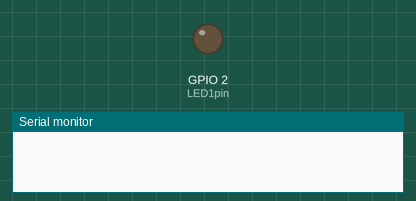
A program run on a simulated ESP32. Shown: output pins drawn as LEDs (lit = HIGH), the last lines printed to the serial monitor. WiFi joins after 1.5 s; servers stay silent unless stated.

Above: at 0.1 s.
At 2.1 s:
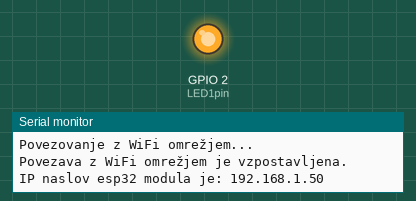
Timing chart, 0 to 3.8 s (numbered marks = the images above):
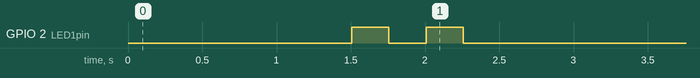

The program:

main.cpp
```cpp
#include <Arduino.h>
#include <WiFi.h>
#include <WebServer.h>

const char* ssid = "kresilnik";
const char* password = "bled2024";

// ustvarimo objekt razreda WebServer, port 80 je prednastavljeni port za HTTP strežnike
WebServer server(80); // objekt server razreda WebServer (http port 80)

uint8_t LED1pin = 2; // 8-bitna celoštevilska spremenljivka
bool LED1status = LOW; // logična spremenljivka, ki hrani stanje LED1, LOW pomeni, da je LED ugasnjena, HIGH bi pomenilo, da je LED prižgana

const char HTML[] PROGMEM = R"rawliteral(
<!DOCTYPE html>
<html lang="sl">
<head>
    <meta charset="UTF-8">
    <meta name="viewport" content="width=device-width, initial-scale=1.0">
    <title>esp32</title>
</head>
<body>
    <h1>Vpišite http://192.168.1.163/1 za vklop LED diode ali http://192.168.1.163/0 za izklop, t.j. /1 ali /0 na koncu.</h1>
</body>
</html>
)rawliteral"; // spletno stran spravimo v spremenljivko HTML

const char HTML1[] PROGMEM = R"rawliteral(
<!DOCTYPE html>
<html lang="sl">
<head>
    <meta charset="UTF-8">
    <meta name="viewport" content="width=device-width, initial-scale=1.0">
    <title>esp32</title>
</head>
<body>
    <h1>Prejet ukaz za vklop LED diode.</h1>
</body>
</html>
)rawliteral"; // spletno stran spravimo v spremenljivko HTML1

const char HTML0[] PROGMEM = R"rawliteral(
<!DOCTYPE html>
<html lang="sl">
<head>
    <meta charset="UTF-8">
    <meta name="viewport" content="width=device-width, initial-scale=1.0">
    <title>esp32</title>
</head>
<body>
    <h1>Prejet ukaz za izklop LED diode.</h1>
</body>
</html>
)rawliteral"; // spletno stran spravimo v spremenljivko HTML0

// tu določimo, kaj se dogodi, če uporabnik vpiše
// korenski ("root") naslov našega strežnika na esp32 moudlu, (npr. http://192.168.1.223/) - request "/" pomeni korenski naslov
void handle_root() {
  server.send(200, "text/html; charset=UTF-8", HTML); // pošljemo HTTP odgovor s statusno kodo 200 (OK), vsebino tipa "text/html" in besedilom "Pozdravljen svet...
  // strežnik klientu (Chrome) pošlje kot odziv, t.j. "response"
  // String "Pozdravljen svet...", koda 200 predstavlja standardni odziv na uspošno HTTP zahtevo ("request")
}

// tu določimo, kaj se dogodi, če uporabnik vpiše
// zahtevo "/1" (npr. http://192.168.1.163/1) - request "/1"
void handle_1() {
  LED1status = HIGH; // spremenljivki LED1status dodelimo vrednost HIGH, kar pomeni, da bo LED prižgana, v zanki loop() ves čas preverjamo vrednost te spremenljivke in glede na to prižigamo ali ugašamo LED diodo
  server.send(200, "text/html; charset=UTF-8", HTML1); // pošljemo HTTP odgovor s statusno kodo 200 (OK), vsebino tipa "text/html" in besedilom v spremenljivki HTML1
}

// tu določimo, kaj se dogodi, če uporabnik vpiše
// zahtevo "/0" (npr. http://192.168.1.163/0) - request "/0"
void handle_0() {
  LED1status = LOW; // spremenljivki LED1status dodelimo vrednost LOW, kar pomeni, da bo LED ugasnjena, v zanki loop() ves čas preverjamo vrednost te spremenljivke in glede na to prižigamo ali ugašamo LED diodo
  server.send(200, "text/html; charset=UTF-8", HTML0); // pošljemo HTTP odgovor s statusno kodo 200 (OK), vsebino tipa "text/html" in besedilom v spremenljivki HTML0
}

void setup() {
  // put your setup code here, to run once:
  // tu zapišemo kodo za nastavitve, koda bo izvedena le enkrat, ko se naprava zažene:

  Serial.begin(115200); // nastavimo hitrost serijske komunikacije na 115200 bitov/s
  WiFi.begin(ssid, password); // povežemo se na WiFi omrežje z imenom "kresilnik" in geslom "bled2024"

  while (WiFi.status() != WL_CONNECTED) { // dokler se modul ne poveže na WiFi omrežje, ponavljamo zanko
    delay(500); // počakamo 500ms preden preverimo stanje povezave znova
    Serial.println("Povezovanje z WiFi omrežjem..."); // izpišemo sporočilo na serijski monitor, da vidimo, da se še vedno poskuša povezati
  }

  Serial.println("Povezava z WiFi omrežjem je vzpostavljena."); // izpišemo sporočilo, ko je povezava uspešna
  Serial.print("IP naslov esp32 modula je: ");
  Serial.println(WiFi.localIP()); // izpišemo IP naslov, ki ga je modul dobil od WiFi omrežja

  server.on("/", handle_root); // ko vpišemo IP naslov, na koncu "/", v brskalnik in pritisnemo Enter, tedaj strežnik na esp32 modulu dobi zahtevo "request" "/" in izvede se funkcija handle_root(), ki smo jo definirali zgoraj
  server.on("/1", handle_1); // ko vpišemo IP naslov, na koncu "/1", v brskalnik in pritisnemo Enter, tedaj strežnik na esp32 modulu dobi zahtevo "request" "/1" in izvede se funkcija handle_1(), ki smo jo definirali zgoraj
  server.on("/0", handle_0); // ko vpišemo IP naslov, na koncu "/0", v brskalnik in pritisnemo Enter, tedaj strežnik na esp32 modulu dobi zahtevo "request" "/0" in izvede se funkcija handle_0(), ki smo jo definirali zgoraj

  server.begin(); // zaženemo strežnik na esp32 modulu, ki posluša na portu 80 in čaka na zahteve ("requests") od klientov (npr. brskalnika Chrome)

  // ta del kode uporabimo kot indikator, da se je program prenesel na esp32 modul, modra LED dioda bo 2x utripnila
  pinMode(2, OUTPUT); // pin (nožica) št. 2 bo uporabljen kot digitalni izhod (na nožic 2 je povezana vgrajena LED dioda na ESP32)
  digitalWrite(2, HIGH); // na pin 2 zapišemo visoko vrednost (LED dioda se prižge)
  delay(250); // počakamo 250ms
  digitalWrite(2, LOW); // na pin 2 zapišemo nizko vrednost (LED dioda se ugasne)
  delay(250); // počakamo 250ms
  digitalWrite(2, HIGH); // na pin 2 zapišemo visoko vrednost (LED dioda se prižge)
  delay(250); // počakamo 250ms
  digitalWrite(2, LOW); // na pin 2 zapišemo nizko vrednost (LED dioda se ugasne)
  delay(250); // počakamo 250ms

}

void loop() {
  // put your main code here, to run repeatedly:
  // tu zapišemo kodo, ki se ponavljajoče izvaja, dokler je esp32 vklopljen:
  server.handleClient(); // preverimo, če je prišla kakšna zahteva ("request") od klienta (npr. brskalnika Chrome) in če je, tedaj jo obdelamo in pošljemo ustrezen odgovor ("response")

  if(LED1status == HIGH) { // če je spremenljivka LED1status enaka HIGH, tedaj prižgemo LED diodo
    digitalWrite(LED1pin, HIGH); // na pin 2 zapišemo visoko vrednost (LED dioda se prižge)
  } else { // sicer, če je spremenljivka LED1status enaka LOW, tedaj ugasnemo LED diodo
    digitalWrite(LED1pin, LOW); // na pin 2 zapišemo nizko vrednost (LED dioda se ugasne)
  }
}
```
